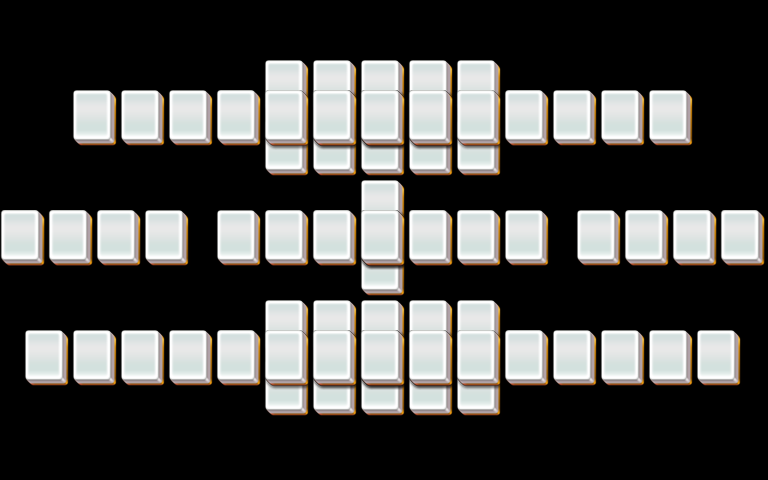

This game map was drawn from its Tiled (.tmx) file and the tilesets committed beside it. A one-line description and the trimmed map source follow:
An orthogonal 32x16 tile map with 24x30 px tiles, 5 tile layers (layer1, layer2, layer3, layer4, ...).

<map version="1.0" orientation="orthogonal" width="32" height="16" tilewidth="24" tileheight="30">
 <properties>
  <property name="species" value="15" />
 </properties>
 <tileset firstgid="1" name="mahjong" tilewidth="48" tileheight="60">
  <image source="mahjong.png" />
 </tileset>
 <layer name="layer1" width="32" height="16">
  <data>[512 cells, 54 non-empty, 1 distinct tile ids]</data>
 </layer>
 <layer name="layer2" width="32" height="16">
  <data>[512 cells, 25 non-empty, 1 distinct tile ids]</data>
 </layer>
 <layer name="layer3" width="32" height="16">
  <data>[512 cells, 17 non-empty, 1 distinct tile ids]</data>
 </layer>
 <layer name="layer4" width="32" height="16">
  <data>[512 cells, 9 non-empty, 1 distinct tile ids]</data>
 </layer>
 <layer name="layer5" width="32" height="16">
  <data>[512 cells, 3 non-empty, 1 distinct tile ids]</data>
 </layer>
</map>
